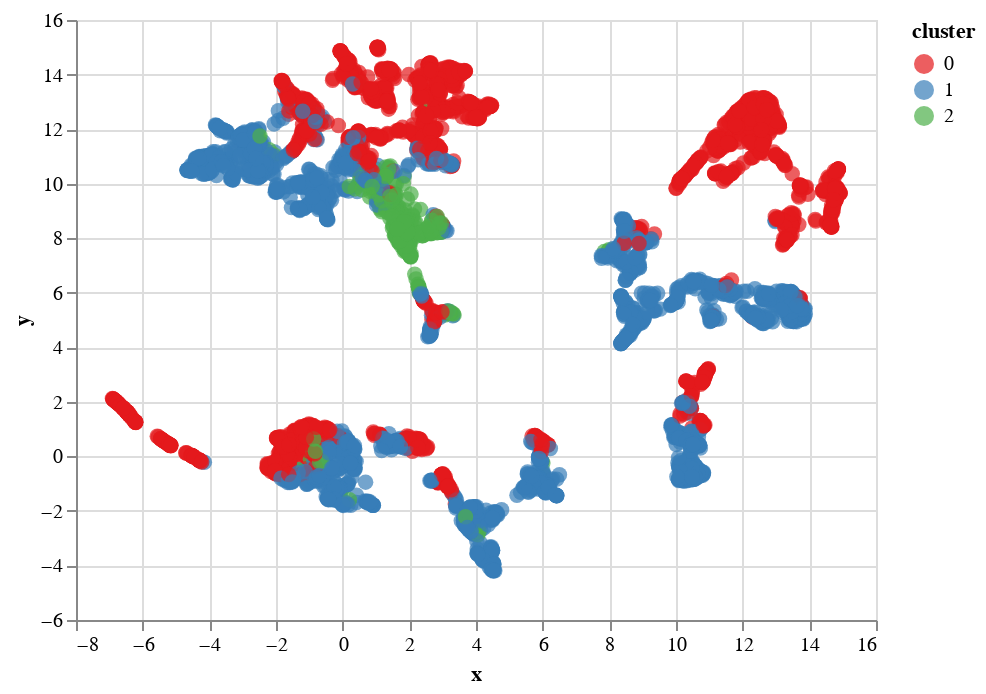

This figure's notebook cell:
### Code cell
#visualization
# UMAP chart
alt.Chart(vis_data).mark_circle(size=60).encode(
    x='x',
    y='y',
    tooltip=['place', 'country'],
    color=alt.Color('cluster:N', scale=alt.Scale(scheme='set1')) #use N after the var to tell altair that it's categorical
).interactive()

### Figure 1 — Vega-Lite specification as saved in the notebook (floating-point values rounded to 4 significant figures; data arrays with more than 128 entries replaced by an {"elided": "..."} marker saying what was removed)
{"config": {"view": {"continuousWidth": 400, "continuousHeight": 300}}, "data": {"name": "data-c214db00f5d6f9e6fd0094d7fe96bd59"}, "mark": {"type": "circle", "size": 60}, "encoding": {"color": {"field": "cluster", "scale": {"scheme": "set1"}, "type": "nominal"}, "tooltip": [{"field": "place", "type": "nominal"}, {"field": "country", "type": "nominal"}], "x": {"field": "x", "type": "quantitative"}, "y": {"field": "y", "type": "quantitative"}}, "selection": {"selector004": {"type": "interval", "bind": "scales", "encodings": ["x", "y"]}}, "$schema": "https://vega.github.io/schema/vega-lite/v4.17.0.json", "datasets": {"data-c214db00f5d6f9e6fd0094d7fe96bd59": {"elided": "5000 records"}}}
